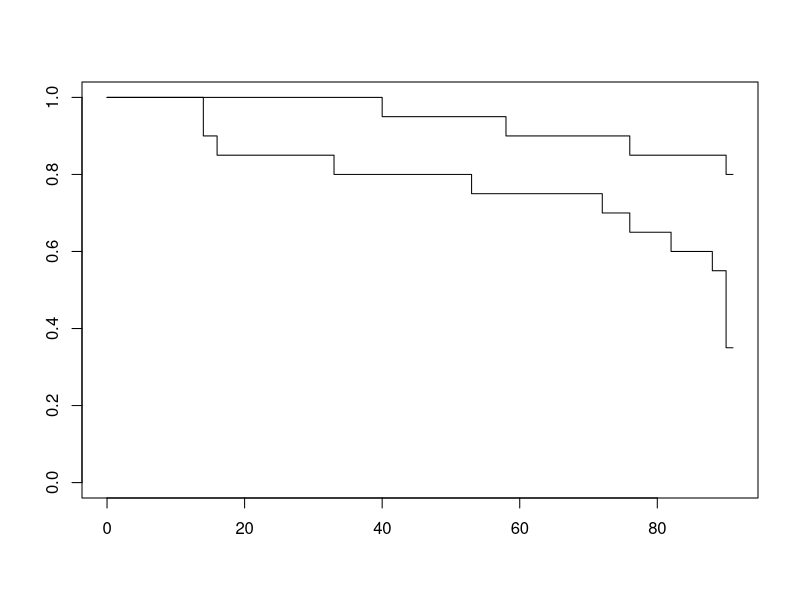

This chart was generated by the following R code:
## ---- chunk 1
library(tidyverse)
library(here)
library(survival)
library(survminer)
## ---- chunk 2
raw_quagga <- read.csv(here("data", "Davis_quagga_mussels.csv"))
## ---- chunk 3
quagga_tibble <- as_tibble(raw_quagga)

print(quagga_tibble)
## ---- chunk 4
quagga_sfit <- survfit(Surv(day, status) ~ treatment, data = quagga_tibble)

plot(quagga_sfit)
